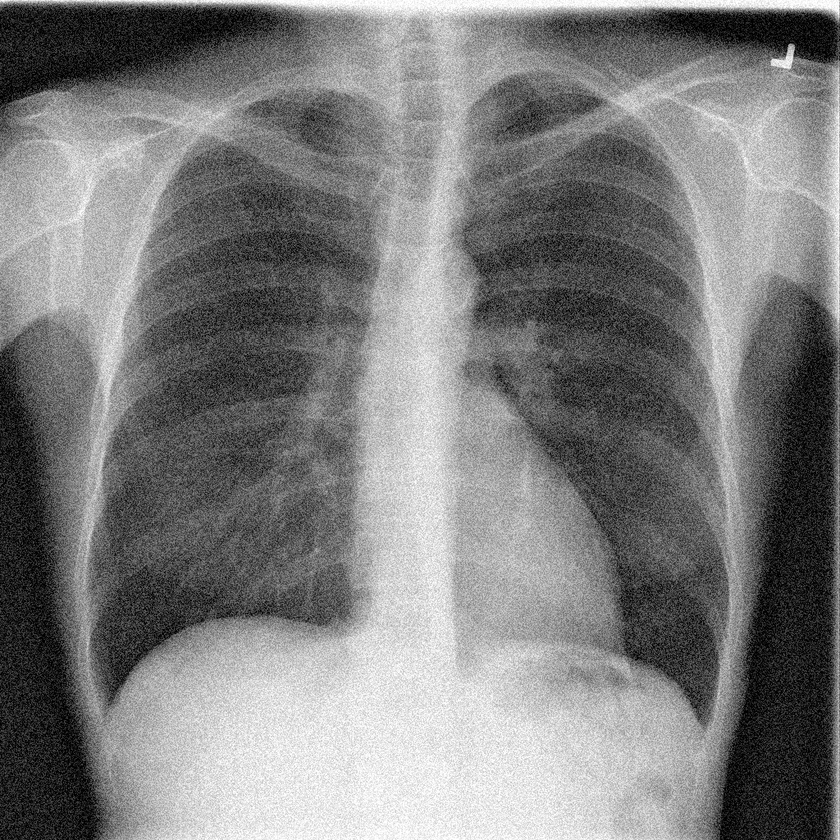
#> input picture 31/Input/xray_noisy.png, 840 x 840 px, shrunk from 1024 x 1024 before the run
$ python Noise_Reduction.py
#> lines starting #> are read from the running program, lines starting #| are printed output that depends on the picture
import numpy as np
import cv2

img = cv2.imread('Input/xray_noisy.png',cv2.IMREAD_GRAYSCALE)
#> img is the input picture: shape (840, 840); min 0, max 255, mean 125.7

def Noice_Reduction(img,n):
#> called with n = 3
    kernel= np.ones((n,n)) / (n*n)
    rows , cols = img.shape
#> rows = 840; cols = 840
    result = np.zeros((rows,cols),dtype=np.uint8)

    t = (n-1) // 2
    for i in range(t , rows-t):
        for j in range(t , cols-t):
            small = img[i-t:i+t+1 , j-t:j+t+1]
            result[i,j] = np.sum(small*kernel)

    return result

result_3 = Noice_Reduction(img,3)
result_5 = Noice_Reduction(img,5)
result_15 = Noice_Reduction(img,15)
#> call 3 of Noice_Reduction, with n = 15
#> after the loop in Noice_Reduction (call 3), `for i in range(t , rows-t):`:
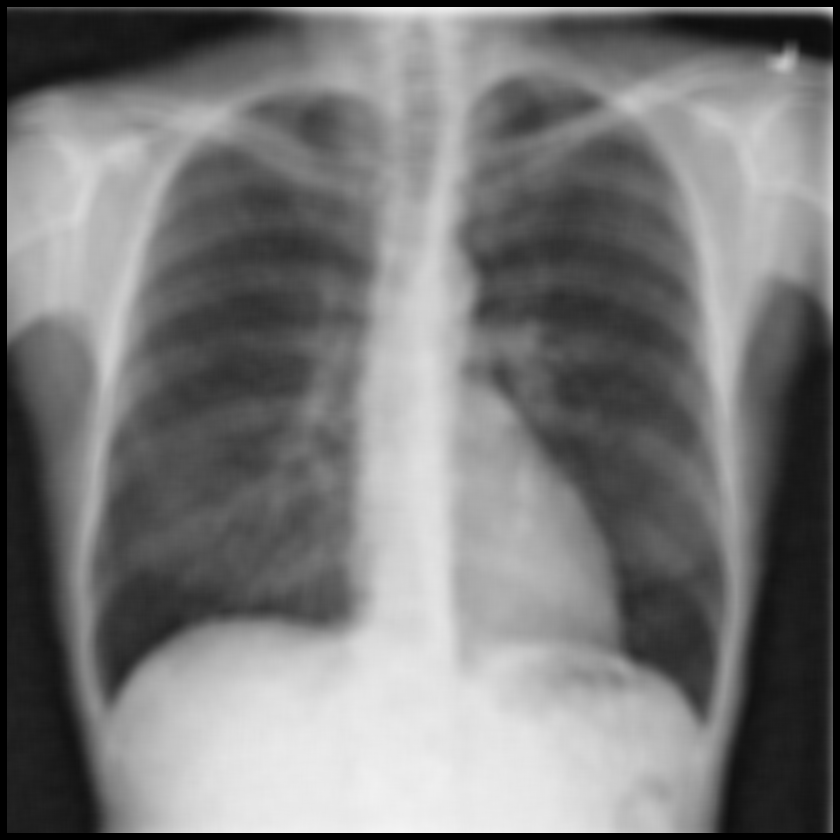
#> result: shape (840, 840); min 0, max 244, mean 120.6

result = cv2.hconcat([result_3,result_5,result_15])
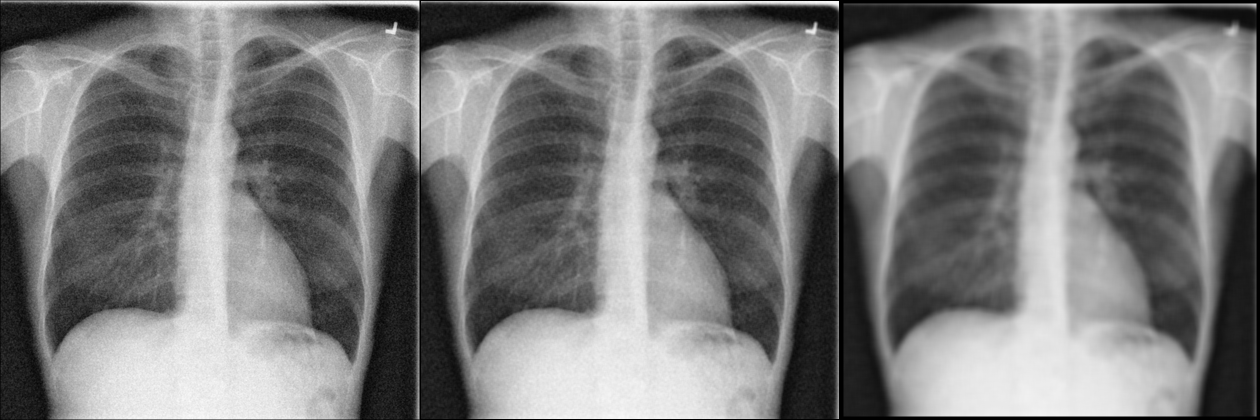
#> result: shape (840, 2520) (shown at 1/2 size); min 0, max 253, mean 122.9

cv2.imshow('',result)
cv2.waitKey()
cv2.imwrite('Output/Noise_Reduction_1.jpg',result)
